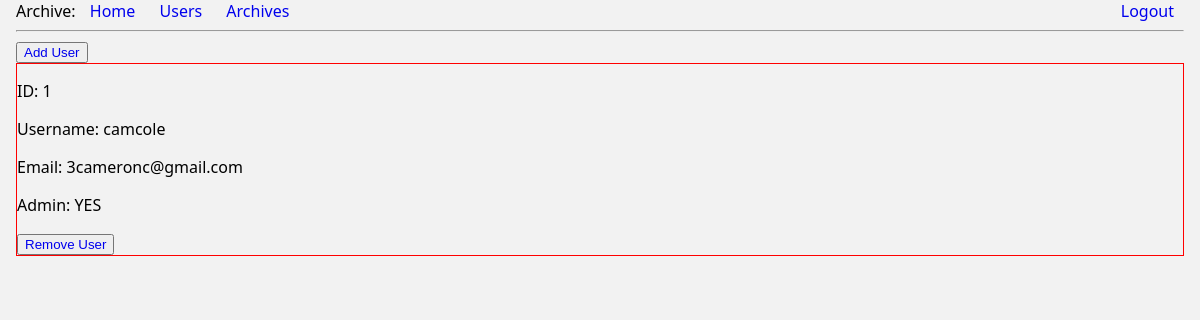
Screenshot of /users (signed in) with the database file from the repository.
### app/models.py (models this page shows, shortened)
class User(UserMixin, db.Model):
    id= db.Column(db.Integer, primary_key=True)
    username = db.Column(db.String(64), index=True, unique=True)
    email = db.Column(db.String(64), index=True, unique=True)
    password_hash = db.Column(db.String(128))
    isAdmin = db.Column(db.Boolean)
    archives = db.relationship('Archive', backref='creator', lazy='dynamic')

### app/routes.py (the view)
@app.route('/users')
@login_required
def users():
    if not current_user.isAdmin:
        return unauthorized()
    users = User.query.all()
    return render_template("users.html", users=users)

### app/models.py (called while the page is built)
@login.user_loader
def load_user(id):
    return User.query.get(int(id))

### templates/users.html
{% extends "base.html" %}
{% block content %}
<button><a href="{{url_for('addUser')}}" style="text-decoration: none;">Add User</a></button>
    {% for user in users %}
        <div style="border: 1px solid red;">
            <p>ID: {{ user.id }}</p>
            <p>Username: {{ user.username }}</p>
            <p>Email: {{ user.email }}</p>
            {% if user.isAdmin %}
                <p>Admin: YES</p>
            {% else %}
                <p>Admin: NO</p>
            {% endif %}
            <button><a href="/removeUser/{{user.username}}">Remove User</a></button>
        </div>
    {% endfor %}
{% endblock %}

### static/styles/base.css (style rules this page uses)
:root { --blue-500: hsl(213, 100%, 23%); --blue-400: hsl(213, 100%, 35%); --blue-300: hsl(213, 100%, 50%); }
*, *::after, *::before { box-sizing: border-box; }
html { font-family: system-ui; }
body { background-color: hsl(0, 0%, 95%); margin: 0 1rem; }
a { text-decoration: none; }

### rows the page displays
User: id "1", username "camcole", email "3cameronc@gmail.com", isAdmin "Admin: YES"
